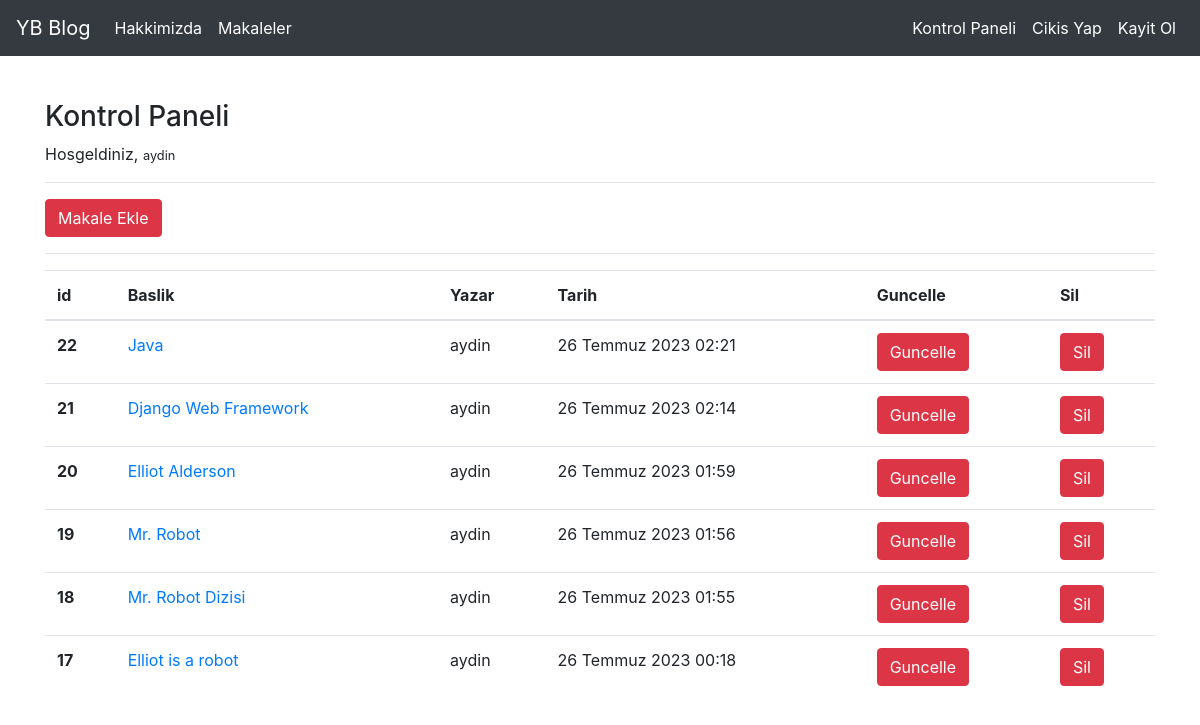
Screenshot of /articles/dashboard/ (signed in) with the database file from the repository.
### article/models.py (models this page shows, shortened)
class Article(models.Model):
    author = models.ForeignKey("auth.User", on_delete = models.CASCADE, verbose_name = "Yazar")
    title = models.CharField(max_length = 50, verbose_name = "Baslik")
    content = RichTextField(verbose_name = "Icerik")
    created_date = models.DateTimeField(auto_now_add = True,verbose_name = "Olusturulma Tarihi")
    article_image = models.FileField(blank = True, null = True, verbose_name = "Makaleye Fotograf Ekleyin")
    class Meta:
        ordering = ["-created_date"]

### article/views.py (the view)
# urls.py: path("dashboard/", views.dashboard, name = "dashboard"),
@login_required(login_url = "user:login")
def dashboard(request):
    articles = Article.objects.filter(author = request.user)
    return render(request, "dashboard.html", {"articles": articles})

### templates/dashboard.html
{% extends 'layout.html' %}
{% block body %}
    <h3>Kontrol Paneli</h3>
    <p>Hosgeldiniz, <small>{{request.user.username}}</small></p>
    <hr>
    <a href="{% url 'article:addarticle' %}" class="btn btn-danger">Makale Ekle</a>
    <hr>
    {% if articles %}
        <table class="table">
            <thead>
              <tr>
                <th scope="col">id</th>
                <th scope="col">Baslik</th>
                <th scope="col">Yazar</th>
                <th scope="col">Tarih</th>
                <th scope="col">Guncelle</th>
                <th scope="col">Sil</th>
              </tr>
            </thead>
            <tbody>
                {% for article in articles %}
                    <tr>
                        <th scope="row">{{article.id}}</th>
                        <td><a href="{% url 'article:detail' article.id %}">{{article.title}}</a></td>
                        <td>{{article.author.username}}</td>
                        <td>{{article.created_date}}</td>
                        <td><a class="btn btn-danger" href="{% url 'article:update' article.id %}">Guncelle</a></td>
                        <td><a class="btn btn-danger" href="{% url 'article:delete' article.id %}">Sil</a></td>
                    </tr>
                {% endfor %}
            </tbody>
        </table>
    {% else %}
        <div class="alert alert-danger">
            Henuz bir makaleniz bulunmuyor...
        </div>
    {% endif %}
{% endblock body %}

### rows the page displays
Article: id "22", title "Java", author.username "aydin", created_date "26 Temmuz 2023 02:21"
Article: id "21", title "Django Web Framework", author.username "aydin", created_date "26 Temmuz 2023 02:14"
Article: id "20", title "Elliot Alderson", author.username "aydin", created_date "26 Temmuz 2023 01:59"
Article: id "19", title "Mr. Robot", author.username "aydin", created_date "26 Temmuz 2023 01:56"
Article: id "18", title "Mr. Robot Dizisi", author.username "aydin", created_date "26 Temmuz 2023 01:55"
Article: id "17", title "Elliot is a robot", author.username "aydin", created_date "26 Temmuz 2023 00:18"

### other values shown
{{ request.user.username }} "aydin"
